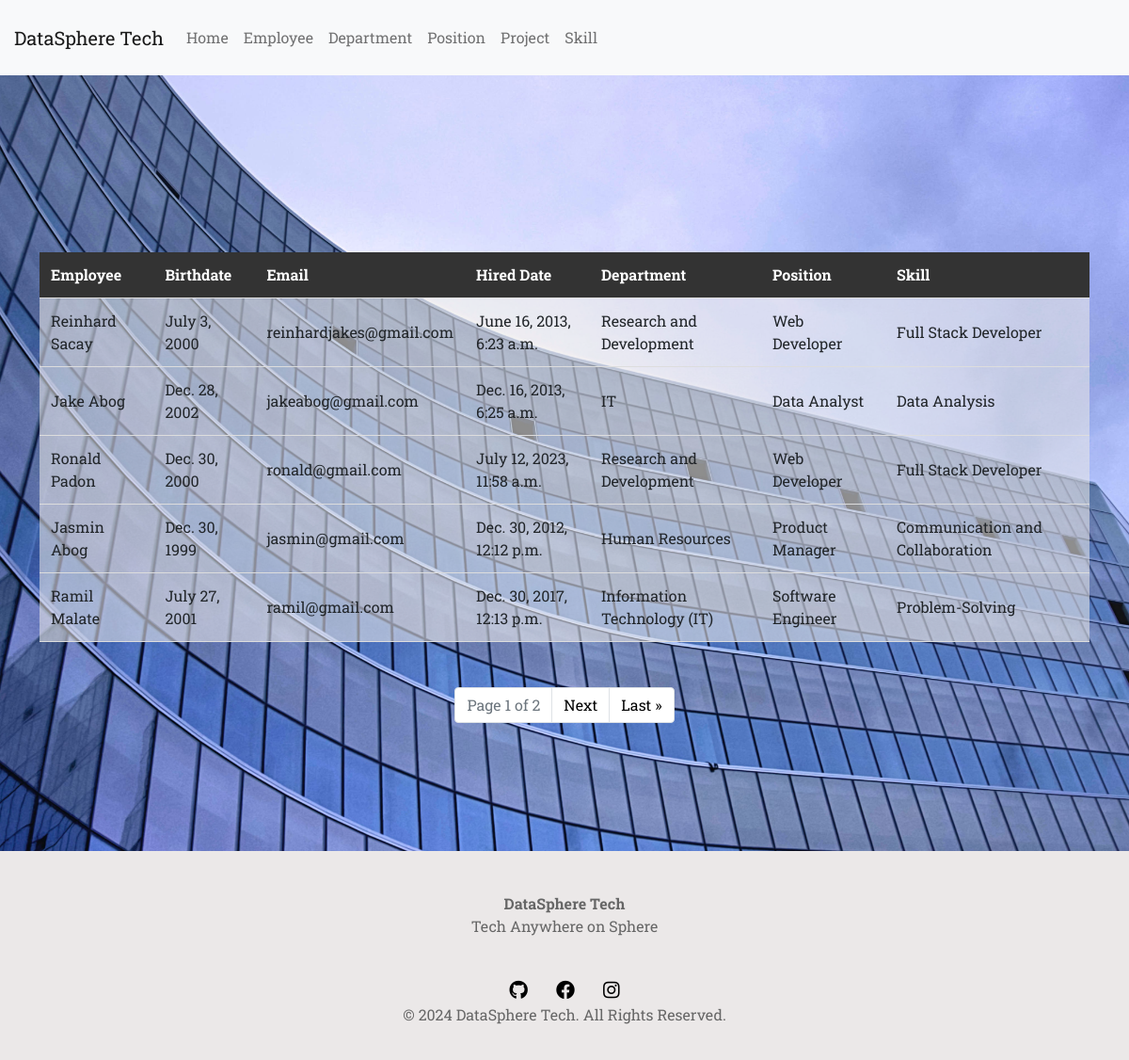
The page /employee.html on the database its author committed.
### companyweb/models.py (models this page shows, shortened)
class BaseModel(models.Model):
    created_at = models.DateTimeField(auto_now_add=True)
    updated_at = models.DateTimeField(auto_now=True)
    class Meta:
        abstract = True

class Employee(BaseModel):
    first_name = models.CharField(max_length=255)
    last_name = models.CharField(max_length=255)
    email = models.EmailField(unique=True)
    birth_date = models.DateField()
    hire_date = models.DateTimeField()
    department = models.ForeignKey(Department, on_delete=models.SET_NULL, null=True)
    position = models.ForeignKey(Position, on_delete=models.SET_NULL, null=True)
    skills = models.ManyToManyField(Skill)
    def __str__(self):
        return f"{self.first_name} {self.last_name}"

class Department(BaseModel):
    department_image = models.ImageField(upload_to='department_images/', null=True, blank=True)
    name = models.CharField(max_length=255)
    description = models.TextField(null=True, blank=True)
    def __str__(self):
        return self.name

class Position(BaseModel):
    title = models.CharField(max_length=255)
    description = models.TextField()
    def __str__(self):
        return self.title

class Skill(BaseModel):
    name = models.CharField(max_length=255)
    description = models.TextField(null=True, blank=True)

### companyweb/views.py (the view)
# urls.py: path('employee.html', views.employee_view, name='employee'),
def employee_view(request):
    all_employee = Employee.objects.all()
    p = Paginator(all_employee, 5)
    page = request.GET.get('page')
    employee_list = p.get_page(page)
    return render(request, 'employee.html', {'employee': employee_list})

### companyweb/templates/employee.html (shortened to what this page needs)
{% extends 'base.html' %}
{% load static %}
    {% block content %}
    {% include 'includes/header.html' %}
        <div class="container"><br/><br/>
            <table>
                <tr>
                    <th>Employee</th>
                    <th>Birthdate</th>
                    <th>Email</th>
                    <th>Hired Date</th>
                    <th>Department</th>
                    <th>Position</th>
                    <th>Skill</th>
                </tr>
                {% for indiv in employee %}
                {% for skill in indiv.skills.all %}
                <tr>
                        <td>{{ indiv }}</td>
                        <td>{{ indiv.birth_date }}</td>
                        <td>{{ indiv.email }}</td>
                        <td>{{ indiv.hire_date }}</td>
                        <td>{{ indiv.department }}</td>
                        <td>{{ indiv.position }}</td>
                        <td>{{ skill.name }}</td>
                </tr>
                {% endfor %}
                {% endfor %}
            </table>
        </div>
        <br><br>
        <nav aria-label="Page navigation example">
            <ul class="pagination justify-content-center">
            <li class="page-item disabled"><a class="page-link">Page {{ employee.number }} of {{ employee.paginator.num_pages }}</a></li>
            {% if employee.has_next %}
            <li class="page-item"><a class="page-link" href="?page={{ employee.next_page_number }}">Next</a></li>
            <li class="page-item"><a class="page-link" href="?page={{ employee.paginator.num_pages }}">Last &raquo</a></li>
            {% endif %}
            </ul>
        </nav>
    {% include 'includes/footer.html' %}
    {% endblock %}

### companyweb/static/css/style.css (style rules this page uses)
* { margin: 0; padding: 0; font-family: 'Roboto Slab'; }
body { background-image: url('../images/background.jpg'); background-size: cover; background-position: center; background-attachment: fixed; height: 100%; margin: 0; padding: 0; }
table { width: 100%; border-collapse: collapse; margin-top: 20px; border-radius: 15px; }
th, td { padding: 12px; text-align: left; border-bottom: 1px solid #ddd; background-color: #ebe8e893; }
th { background-color: #333; color: #fff; }
.page-link { text-decoration: none; color: black; }

### rows shown on the page
Employee: first_name+last_name "Reinhard Sacay", birth_date "July 3, 2000", email "reinhardjakes@gmail.com", hire_date "June 16, 2013, 6:23 a.m.", department "Research and Development", position "Web Developer"
Skill: name "Full Stack Developer"
Employee: first_name+last_name "Jake Abog", birth_date "Dec. 28, 2002", email "jakeabog@gmail.com", hire_date "Dec. 16, 2013, 6:25 a.m.", department "IT", position "Data Analyst"
Skill: name "Data Analysis"
Employee: first_name+last_name "Ronald Padon", birth_date "Dec. 30, 2000", email "ronald@gmail.com", hire_date "July 12, 2023, 11:58 a.m.", department "Research and Development", position "Web Developer"
Employee: first_name+last_name "Jasmin Abog", birth_date "Dec. 30, 1999", email "jasmin@gmail.com", hire_date "Dec. 30, 2012, 12:12 p.m.", department "Human Resources", position "Product Manager"
Skill: name "Communication and Collaboration"
Employee: first_name+last_name "Ramil Malate", birth_date "July 27, 2001", email "ramil@gmail.com", hire_date "Dec. 30, 2017, 12:13 p.m.", department "Information Technology (IT)", position "Software Engineer"
Skill: name "Problem-Solving"

### other values the page prints
{{ employee.number }} "1"
{{ employee.paginator.num_pages }} "2"
